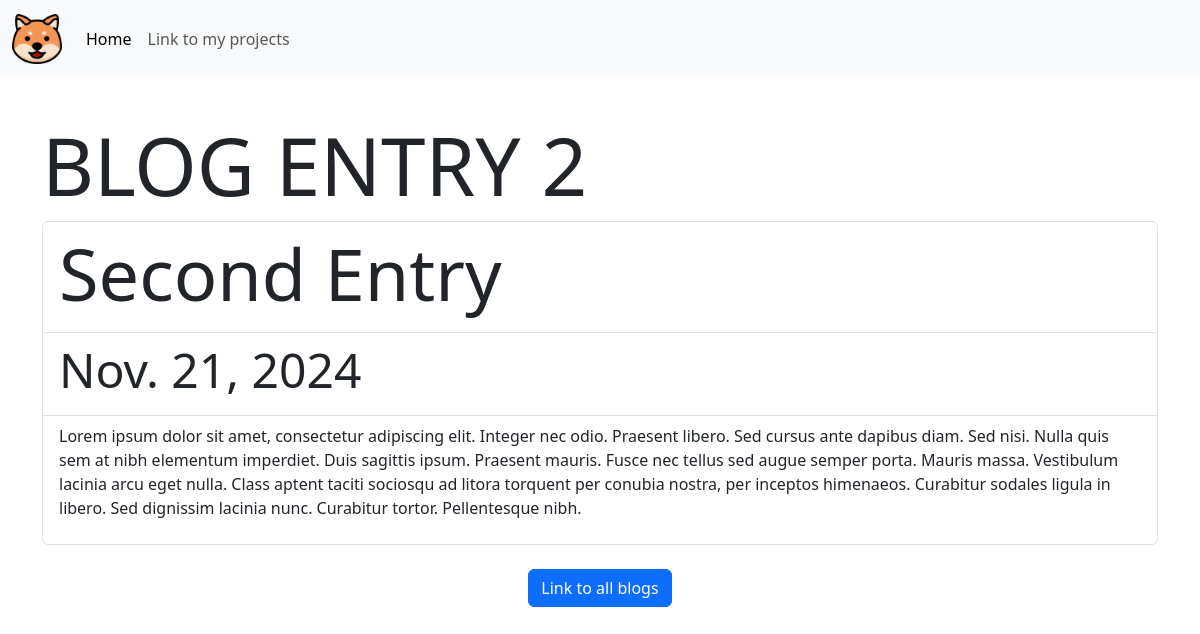
Page /blog/2/ on the earlier database version.
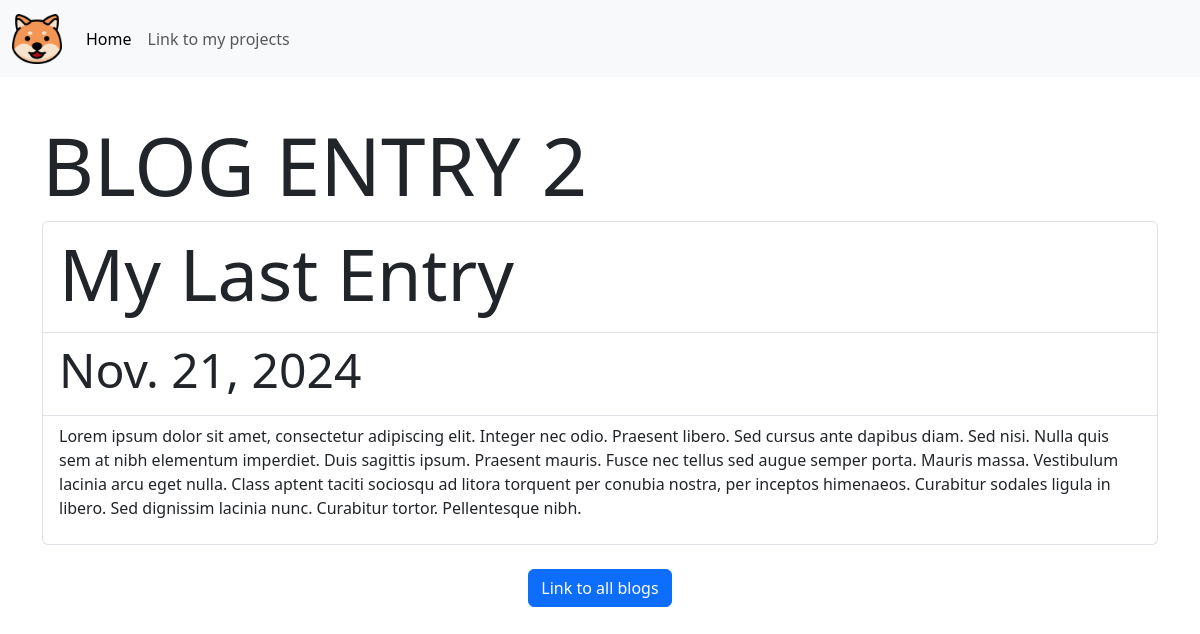
Same page on the later database version.
### blog/models.py (models this page shows)
class Blog(models.Model):
    title = models.CharField(max_length=200)
    data = models.DateField()
    description = models.TextField()

### blog/views.py (the view)
# urls.py: path('<int:blog_id>/', views.detail,name='detail')
def detail(request, blog_id):
    blog = get_object_or_404(Blog, pk=blog_id)
    return render(request, 'blog/detail.html',{'blog':blog})

### blog/templates/blog/detail.html
<!DOCTYPE html>
{%extends 'blog/base.html'%} {% block content %} {%load static%}
<br />
<div class="container mt-3">
	<h1 class="display-1">BLOG ENTRY {{blog.id}}</h1>
	<ul class="list-group">
		<li class="list-group-item">
			<h2 class="display-2">{{blog.title}}</h2>
		</li>
		<li class="list-group-item">
			<h5 class="display-5">{{blog.data}}</h5>
		</li>
		<li class="list-group-item">
			<p>{{blog.description}}</p>
		</li>
	</ul>
	<br />
	<p class="text-center">
		<a href="javascript:history.back()" class="btn btn-primary"
			>Link to all blogs</a
		>
	</p>
</div>
{%endblock%}

Differences in the rows shown:
changed Blog id 2: title "Second Entry" → "My Last Entry"
